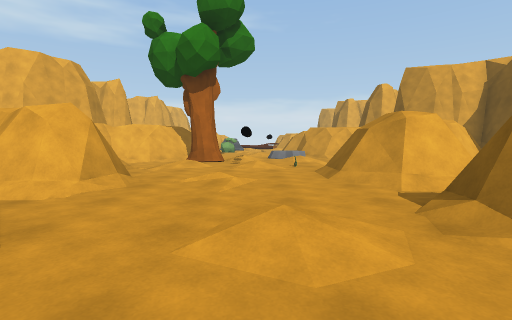
View 1 (above)

22 first-person views from a walk through a Unity game level. The camera is 1.2 m above the floor, tilts 4° down and sees 85° across. The floor is counted in squares, 2 m on a side. Each view is taken from the middle of a square. On the plan, view 1 faces up. The plan holds only what a view shows up to about 9 squares ahead; the rest is blank. The place goes on beyond the plan. The player character is not drawn. Some animated figures are left out.

View 2
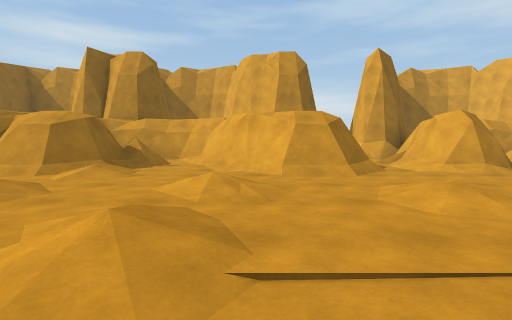

View 3
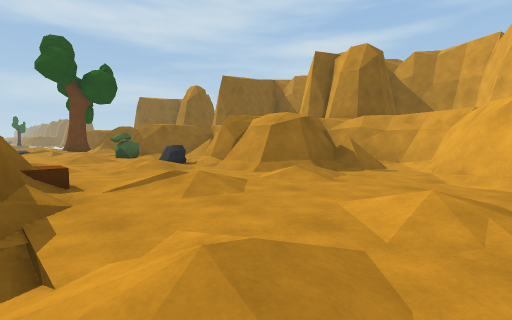

View 4
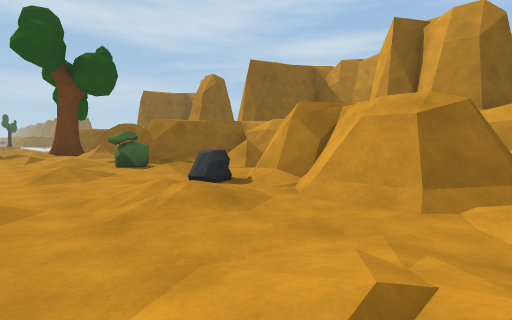

View 5
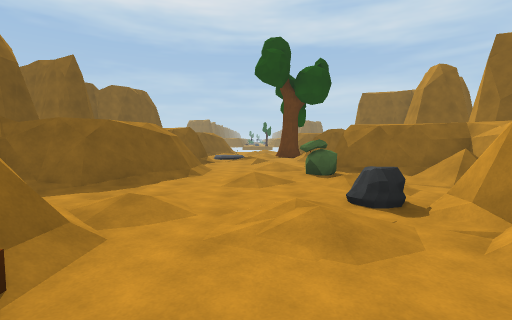

View 6
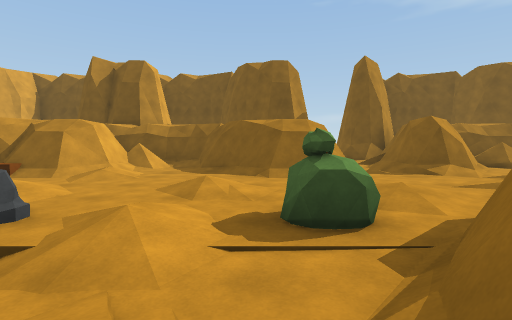

View 7
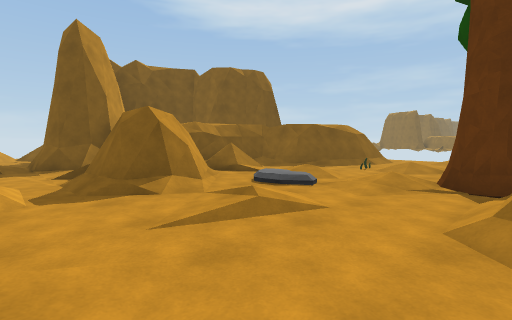

View 8
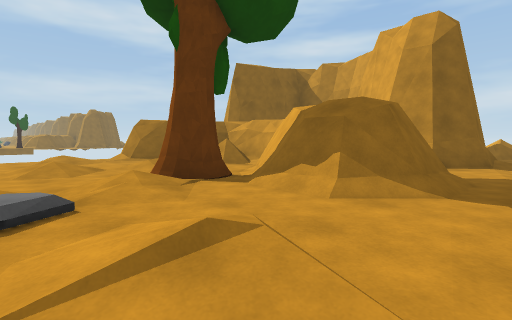

View 9
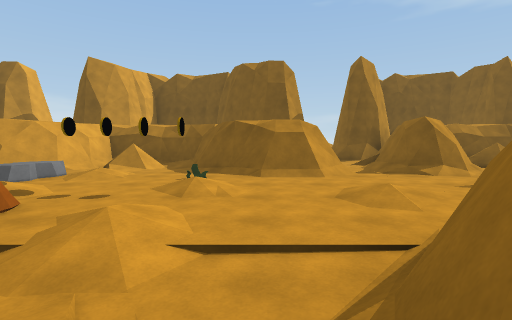

View 10
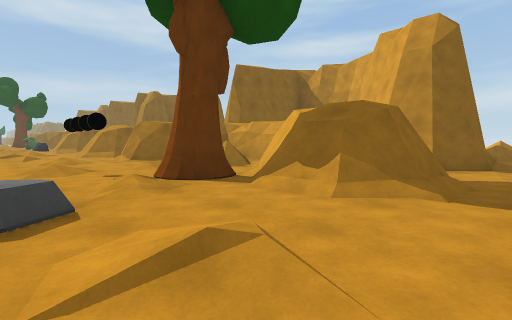

View 11
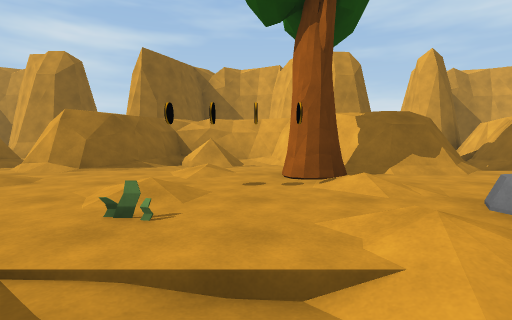

View 12
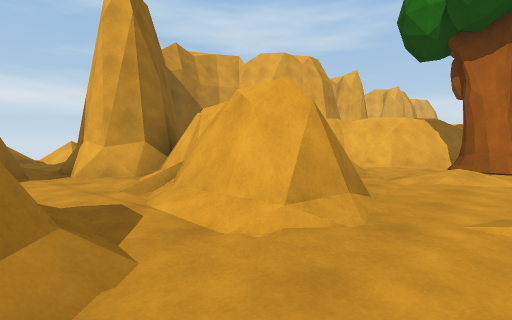

View 13
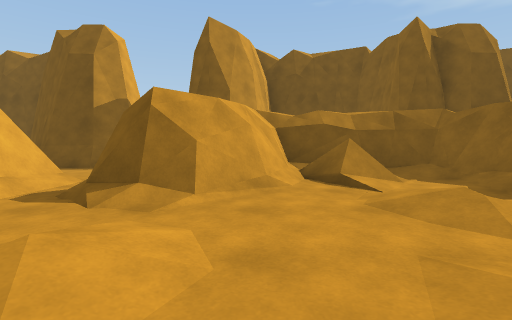

View 14
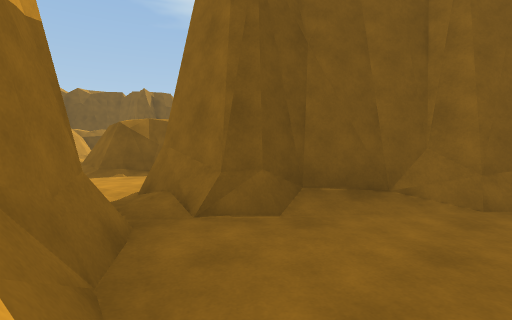

View 15
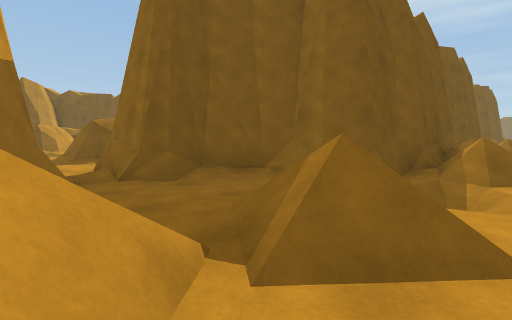

View 16
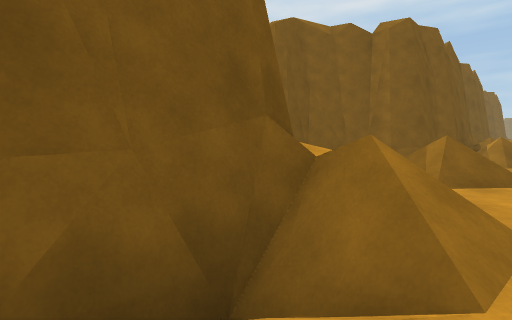

View 17
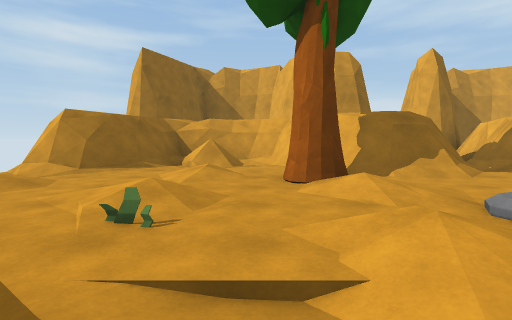

View 18
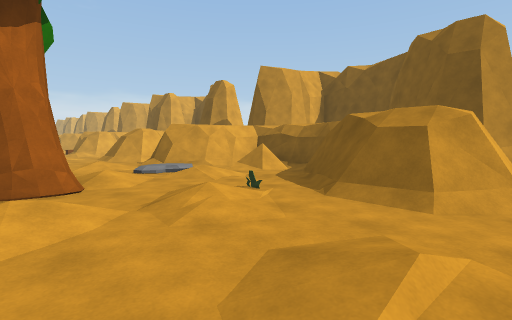

View 19
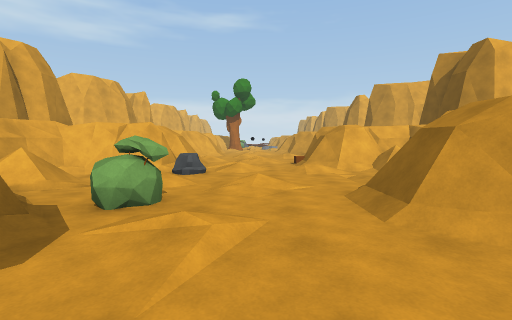

View 20
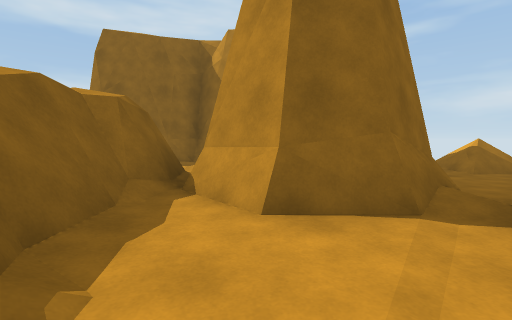

View 21
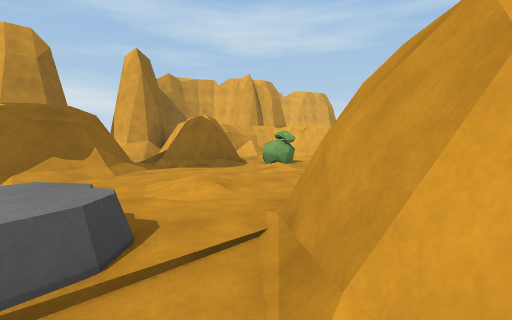

View 22
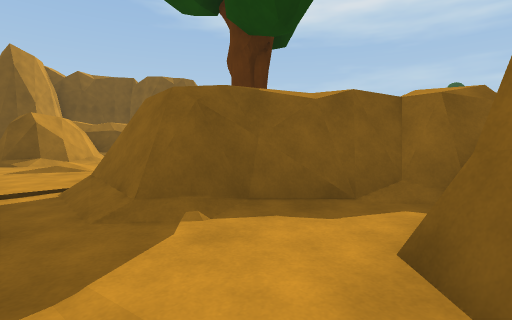

### Floor plan
Key: @ floor where view 1 was taken; # wall or solid block; x gap in a wall; . main floor; : floor 0.25 m higher than the main floor; - floor 0.25 m lower than the main floor; / step, stairs or slope; = window, fence, low wall or low ledge; O other object.
Columns run from 12 left of view 1 to 5 right of it. Each row starts with its distance up from view 1.
 14       ####/..
 13      x---/....#
 12     ###-/#/...##
 11       #-###.../###
 10       ####/..O-//#
  9       ####OO...//#
  8        #--....--##
  7 -/#    #//..:O-###
  6 -/#    #/-....##
  5 //## #####/...##
  4 -#/#######/.../#
  3 -/---.----....##
  2 ./--###-##/./.###
  1 - -.### ###.../###
  0 -/### # ##..@.-//#
 -1 /##    ##...././/#
 -2  /#    #--..../.##
 -3  /#    #//..:.###
 -4  /#    #=##...####
 -5  /#    ####...##:#
 -6  =#    ####..////#
 -7   #    #/-O...--##
 -8        #//:./.-##
 -9        #/-....##
-10       ####OO..#
-11       ####/...#
-12  /...x.../....##
-13  /..###./#/./.###
-14       #.###.../###
-15       ####/.././/#
-16       ####OO././/#
-17        #......-.##
-18        #//:.:O.##
-19        #/.....##
-20        ###/...##
-21          #/.../#

Positions as (right, up) in squares from view 1, and headings:
1: (0, 0), facing up
2: (3, 0), facing left
3: (2, 0), facing down-left
4: (1, -3), facing down-left
5: (0, -3), facing down
6: (-4, -9), facing right
7: (-2, -11), facing down-right
8: (1, -12), facing down-left
9: (-4, 6), facing right
10: (1, 13), facing down-left
11: (3, 8), facing left
12: (-1, 2), facing up-left
13: (-1, 1), facing right
14: (-10, 4), facing down-right
15: (-12, 4), facing down-right
16: (-12, 7), facing down-right
17: (3, -17), facing left
18: (-2, -21), facing up-right
19: (0, -13), facing up
20: (-4, -12), facing down-left
21: (3, 10), facing up-left
22: (-6, 13), facing down-right
